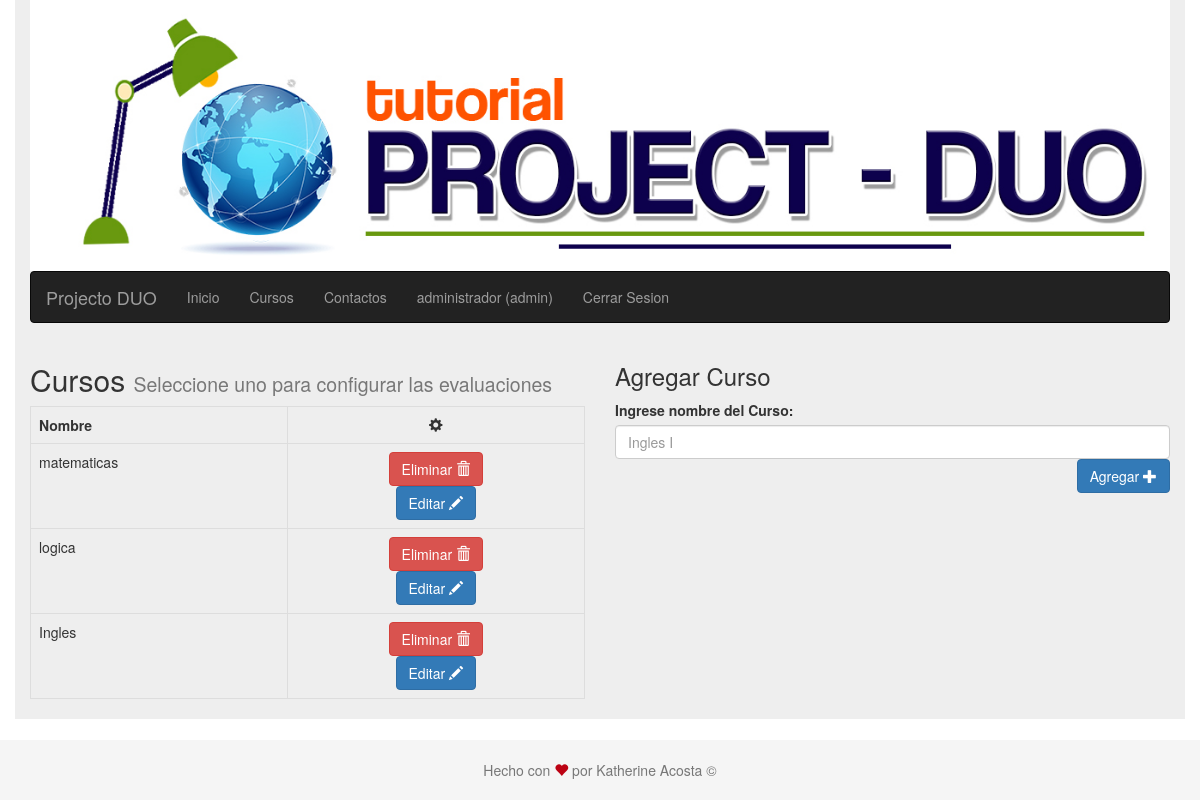
The app's page /cursos.php (signed in), older data.
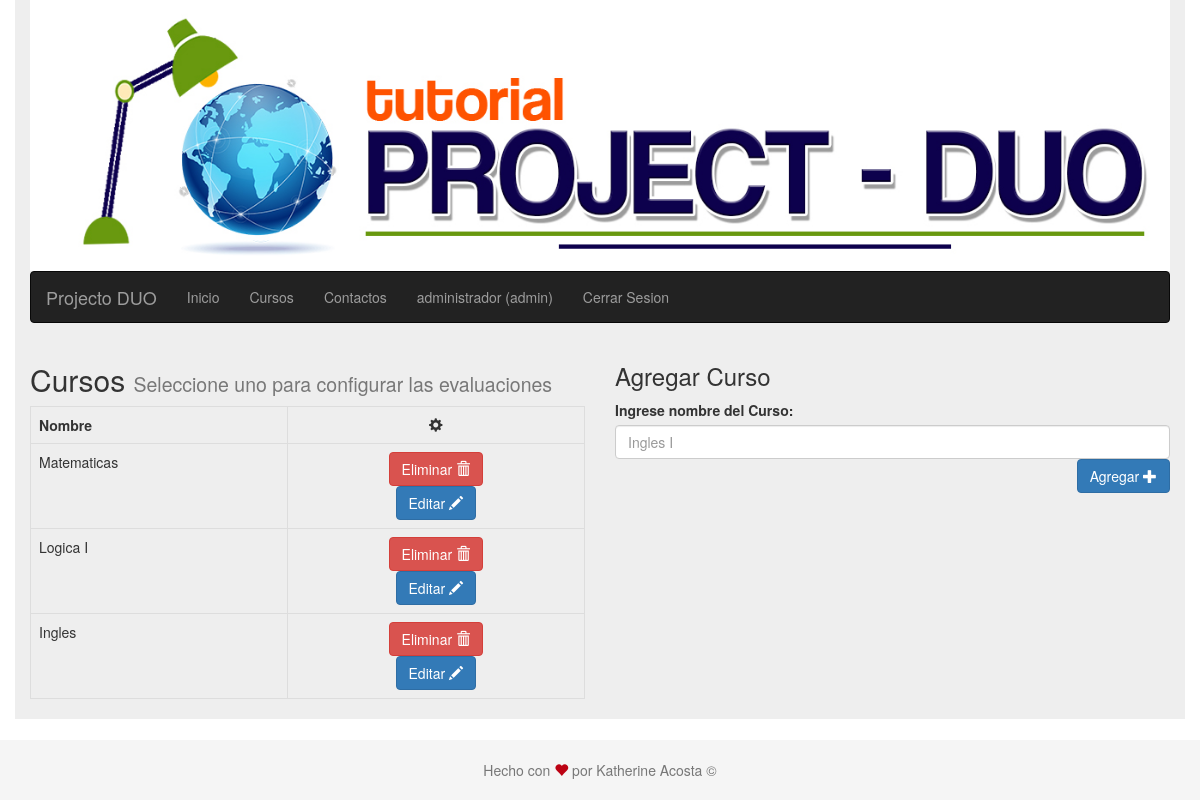
The same page, newer data.
### tables this page shows
CREATE TABLE `cursos` (
  `id` int(11) NOT NULL,
  `nombre` varchar(45) DEFAULT NULL
);

### cursos.php (the view, shortened to what this page needs)
<?php
$css = ['estilos/estilopie.css'];
require('encabezado.php');
require('barra_de_navegacion.php');
?>
<?php
require('conneccion.php');
if ($_SESSION['tipo_de_usuario'] === 'estudiante') {
    $query = <<<EOT
    select c.* from usuarios  u
        left join cursos_usuarios  cu
        on cu.usuarios_id = u.id
        left join cursos c
        on cu.cursos_id = c.id
        where u.id = {$_SESSION['user_id']}
EOT;
} else if ($_SESSION['tipo_de_usuario'] === 'admin') {
    $query = "SELECT * FROM cursos";
}
$resultado = $mysqli->query($query);
if ($resultado) {
    $cursos = $resultado;
} else {
    $mensaje = "no se pudieron obtener los cursos";
}
?>
<div class="row">
    <?php if ($_SESSION['tipo_de_usuario'] == 'estudiante') { ?>
        <div class="col-sm-12">
            <h2> Cursos
                <small>
                    Seleccione uno para ver los capitulos
                </small>
            </h2>
            <div class="list-group">
                <?php while ($curso = $cursos->fetch_array(MYSQLI_ASSOC)) { ?>
                    <a class="list-group-item <?= (isset($_GET['id']) && $curso['id'] === $_GET['id']) ? 'active' : '' ?>"
                       href="cursos.php?id=<?= $curso['id'] ?>&nombre=<?= $curso['nombre'] ?>">
                        <?= $curso["nombre"] ?>
                    </a>
                <?php } ?>
            </div>
        </div>
    <?php } else if ($_SESSION['tipo_de_usuario'] == 'admin') { ?>
        <div class="col-sm-12 col-md-6">
            <h2>Cursos
                <small>
                    Seleccione uno para configurar las evaluaciones
                </small>
            </h2>
            <table class="table table-bordered">
                <tr>
                    <th>Nombre</th>
                    <th class="text-center"><i class="glyphicon glyphicon-cog"></i></th>
                </tr>
                <?php while (isset($cursos) && $curso = $cursos->fetch_array(MYSQLI_ASSOC)) { ?>
                    <tr>
                        <td><?= $curso['nombre'] ?></td>
                        <td class="text-center">
                            <form action="cursos.php" method="POST">
                                <button class="btn btn-danger">Eliminar <i class="glyphicon glyphicon-trash"></i>
                                </button>
                            </form>
                            <form action="cursos.php" method="GET">
                                <button class="btn btn-primary">Editar <i class="glyphicon glyphicon-pencil"></i>
                                </button>
                            </form>
                        </td>
                    </tr>
                <?php } ?>
            </table>
        </div>
        <div class="col-sm-12 col-md-6">
            <h3>Agregar Curso </h3>
            <form action="cursos.php" method="POST">
                <div class="form-group">
                    <label for="curso" class="control-label">Ingrese nombre del Curso:</label>
                    <input id="curso" class="form-control" name="nombre" placeholder="Ingles I">
                    <button class=" pull-right btn btn-primary">Agregar <i
                                class="glyphicon glyphicon-plus"></i></button>
                </div>
            </form>
        </div>
    <?php } ?>
</div>
<?php require('pie.php') ?>

### encabezado.php (shortened to what this page needs)
<!DOCTYPE html>
<html lang="es">
<head>
    <link rel="stylesheet" href="https://maxcdn.bootstrapcdn.com/bootstrap/3.3.7/css/bootstrap.min.css"/>
    <link rel="stylesheet" href="estilos/estilogeneral.css"/>
    <?php foreach ($css as $estilo) { ?>
        <link rel="stylesheet" href="<?= $estilo ?>"/>
    <?php } ?>
</head>
<body>
<section class="container">
    <header class="masthead">
        <img class="banner" src="img/logo1.jpg" alt="banner"/>
    </header>

### barra_de_navegacion.php (shortened to what this page needs)
<div id="nav">
    <div class="navbar navbar-inverse">
        <div class="">
            <div class="navbar-header">
                <a href="#" class="navbar-brand">Projecto DUO</a>
            </div>
            <div class="navbar-collapse collapse">
                <ul class="nav navbar-nav">
                    <li><a href="index.php">Inicio</a></li>
                    <li><a href="cursos.php">Cursos</a></li>
                    <li><a href="contactos.php">Contactos</a></li>
                    <?php if (isset($_SESSION['user_id'])) { ?>
                        <li><a href="#"><?= $_SESSION['usuario'] ?> (<?= $_SESSION['tipo_de_usuario'] ?>)</a></li>
                        <li><a href="logout.php">Cerrar Sesion</a></li>
                    <?php } else { ?>
                        <li><a href="registro.php">Registro</a></li>
                        <li><a href="login.php">Iniciar Sesion</a></li>
                    <?php } ?>
                </ul>
            </div>
        </div>
    </div>
</div>

### pie.php (shortened to what this page needs)
        </section>
        <footer class="footer text-center container">
            <div class="">
                <p class="text-muted">Hecho con <i class="glyphicon glyphicon-heart red"></i> por Katherine Acosta &copy; </p>
            </div>
        </footer>
	</body>
</html>

### estilos/estilogeneral.css (style rules this page uses)
.container { background-color: #eee; }
header { margin-bottom: 0; min-height: 50%; background-repeat: no-repeat; background-position: center; -webkit-background-size: cover; background-size: cover; }
header .banner { height: 70%; width: 100%; }

### estilos/estilopie.css (style rules this page uses)
html { position: relative; min-height: 100%; }
body { margin-bottom: 60px; }
.footer { position: absolute; bottom: 0; width: 100%; height: 60px; background-color: #f5f5f5; }
.container .text-muted { margin: 20px 0; }

### pie.php (style rules this page uses)
i.red { color:#BC0213; }

Row changes from the older to the newer data that the page shows:
changed cursos: nombre "matematicas" → "Matematicas"
changed cursos: nombre "logica" → "Logica I"
